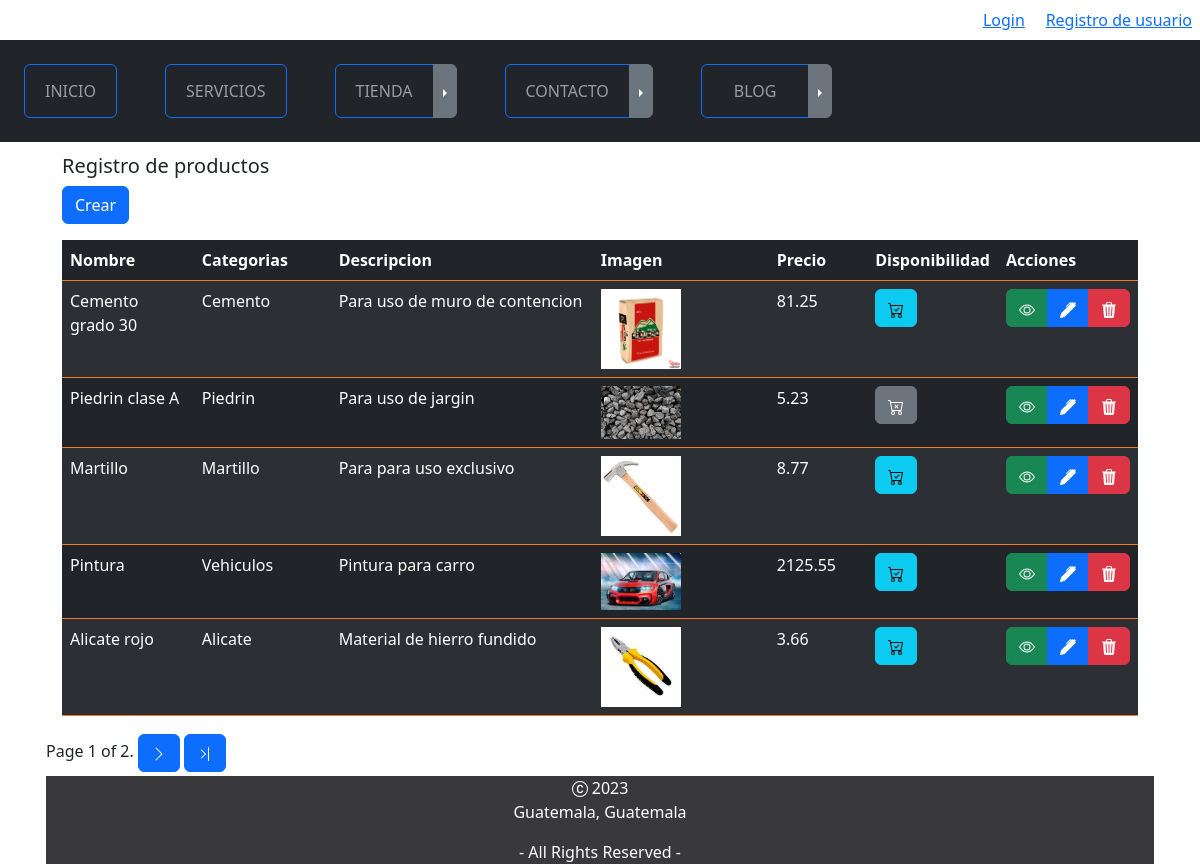
Page /tienda/producto on the committed database.
### tienda/models.py (models this page shows, shortened)
class Producto(models.Model):
    nombre = models.CharField(max_length=50)
    categorias = models.ForeignKey(CategoriaProducto,on_delete=models.CASCADE)
    descripcion = models.CharField(max_length=50)
    imagen = models.ImageField(upload_to="tienda", null=True, blank=True)
    precio = models.DecimalField(blank=True, decimal_places=2, max_digits=12, null=True)
    disponibilidad = models.BooleanField(default=True)
    created = models.DateTimeField(auto_now_add=True)
    updated = models.DateTimeField(auto_now=True)
    class Meta:
        verbose_name = 'producto'
        verbose_name_plural = 'productos'
        db_table = 'demo_producto'

class CategoriaProducto(models.Model):
    nombre = models.CharField(max_length=50)
    created = models.DateTimeField(auto_now_add=True)
    updated = models.DateTimeField(auto_now=True)
    class Meta:
        verbose_name = 'categoriaproducto'
        verbose_name_plural = 'categoriaproductos'
        db_table = 'demo_categoriaproducto'
    def __str__(self):
        return self.nombre

### tienda/views.py (the view)
# urls.py: path('producto', ProductList.as_view(
class ProductList(ListView):
    paginate_by=5
    model = Producto

### carro/context_processor.py (called while the page is built)
def importe_total_carro(request):
    total=0.00
    mess = None
    if request.user.is_authenticated:
        carro = request.session.get("carro")
        if carro:
            for key, value in carro.items():
                total = total+(float(value["precio"]))
    else:
        mess = "Debes logearte para ver total"
    return {"importe_total_carro":"{:.2f}".format(total),
            "messagetotal":mess}

### tienda/templates/producto/listado.html (shortened to what this page needs)
{% extends "master.html" %}
{% load static %}
{% load bootstrap_icons %}
{% block content %}
    <div class="container mt-2 w-100">
        <div class="d-flex align-items-center justify-content-center">
            <div class="table-responsive">
                <div class="container">
                    <h5>Registro de productos</h5>
                    <div align="left" class="btn_crear mb-3">
                        <a href="{% url 'productocrear' %}"
                           type="button"
                           class="btn btn-primary">Crear</a>
                    </div>
                    <table class="table table-striped table-hover table-dark border-color-custom1">
                        <thead class="thead-dark">
                            <tr>
                                <th scope="col" width="14%">Nombre</th>
                                <th scope="col" width="14%">Categorias</th>
                                <th scope="col" width="30%">Descripcion</th>
                                <th scope="col" width="20%">Imagen</th>
                                <th scope="col" width="10%">Precio</th>
                                <th scope="col" width="10%">Disponibilidad</th>
                                <th>Acciones</th>
                            </tr>
                        </thead>
                        <tbody class="border-color-custom1">
                            {% for producto in object_list %}
                                <tr>
                                    <td>{{ producto.nombre }}</td>
                                    <td>{{ producto.categorias }}</td>
                                    <td>{{ producto.descripcion }}</td>
                                    <td>
                                        {% if producto.imagen %}
                                            <img src="{{ producto.imagen.url }}"
                                                 alt="{{ producto.nombre }}"
                                                 class="img-fluid"
                                                 width="50%"
                                                 height="50%" />
                                        {% endif %}
                                    </td>
                                    <td>{{ producto.precio }}</td>
                                    <td>
                                        {% if producto.disponibilidad %}
                                            <a disabled href="{% url 'productodetalle' producto.id %}" type="button" class="btn btn-info">
                                            </a>
                                        {% else %}
                                            <a disabled type="button" class="btn btn-secondary">
                                            </a>
                                        {% endif %}
                                    </td>
                                    <td>
                                        <form method="post" action="{% url 'productoeliminar' producto.id %}">
                                            <div class="btn-group">
                                                <a href="{% url 'productodetalle' producto.id %}"
                                                   title="Ver"
                                                   type="button"
                                                   class="btn btn-success">
                                                </a>
                                                <a href="{% url 'productoeditar' producto.id %}"
                                                   title="Editar"
                                                   type="button"
                                                   class="btn btn-primary">
                                                </a>
                                                <button class="btn btn-danger" onclick="return eliminar();" type="submit">
                                                </button>
                                            </div>
                                        </form>
                                    </td>
                                </tr>
                            {% endfor %}
                        </tbody>
                    </table>
                </div>
            </div>
        </div>
        <div class="pagination">
            <span class="step-links">
                <span class="current">Page {{ page_obj.number }} of {{ page_obj.paginator.num_pages }}.</span>
                {% if page_obj.has_next %}
                    <a href="?page={{ page_obj.next_page_number }}"
                       title="Siguiente"
                       type="button"
                       class="btn btn-primary">
                        <svg xmlns="http://www.w3.org/2000/svg"
                             width="16"
                             height="16"
                             fill="currentColor"
                             class="bi bi-chevron-right"
                             viewBox="0 0 16 16">
                            <path fill-rule="evenodd" d="M4.646 1.646a.5.5 0 0 1 .708 0l6 6a.5.5 0 0 1 0 .708l-6 6a.5.5 0 0 1-.708-.708L10.293 8 4.646 2.354a.5.5 0 0 1 0-.708z" />
                        </svg>
                    </a>
                    <a href="?page={{ page_obj.paginator.num_pages }}"
                       title="ultimo"
                       type="button"
                       class="btn btn-primary">
                    </a>
                {% endif %}
            </span>
        </div>
    </div>
{% endblock %}

### ProyectoWebApp/static/ProyectoWebApp/css/style.css (style rules this page uses)
.border-color-custom1 { border-color: #f37a27 !important; }
.container { padding: 2px 16px; }

### rows in the picture
Producto: nombre "Cemento grado 30", categorias "Cemento", descripcion "Para uso de muro de contencion", imagen (picture), precio "81.25", disponibilidad True (drawn)
Producto: nombre "Piedrin clase A", categorias "Piedrin", descripcion "Para uso de jargin", imagen (picture), precio "5.23", disponibilidad False (drawn)
Producto: nombre "Martillo", categorias "Martillo", descripcion "Para para uso exclusivo", imagen (picture), precio "8.77", disponibilidad True (drawn)
Producto: nombre "Pintura", categorias "Vehiculos", descripcion "Pintura para carro", imagen (picture), precio "2125.55", disponibilidad True (drawn)
Producto: nombre "Alicate rojo", categorias "Alicate", descripcion "Material de hierro fundido", imagen (picture), precio "3.66", disponibilidad True (drawn)

### other values in the picture
{{ page_obj.number }} "1"
{{ page_obj.paginator.num_pages }} "2"
